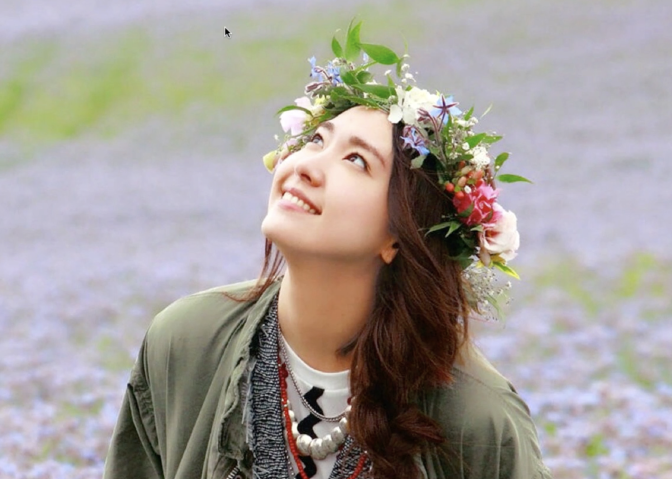
#> input picture 04_IMAGE_PROCESSING/17_GRABCUT_IMAGE_SEGMENTATION/m1.png, 1344 x 958 px, found by its file name (shown at 1/2 size)
$ python grabcut_image_segmentation.py
#> lines starting #> are read from the running program, lines starting #| are printed output that depends on the picture
import numpy as np
import cv2 as cv

src = cv.imread('/openCV/04_IMAGE_PROCESSING/17_GRABCUT_IMAGE_SEGMENTATION/m1.png')
#> src is the input picture: shape (958, 1344, 3); mean B, G, R 153, 157.7, 164

src = cv.resize(src, (0, 0), fx=0.5, fy=0.5)
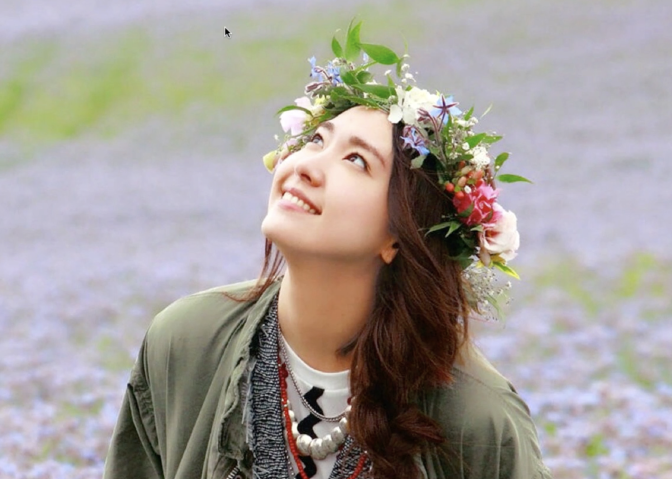
#> src: shape (479, 672, 3); mean B, G, R 153.1, 157.8, 164.1

#> (the run stopped early here; a loop or call above may not have finished)
